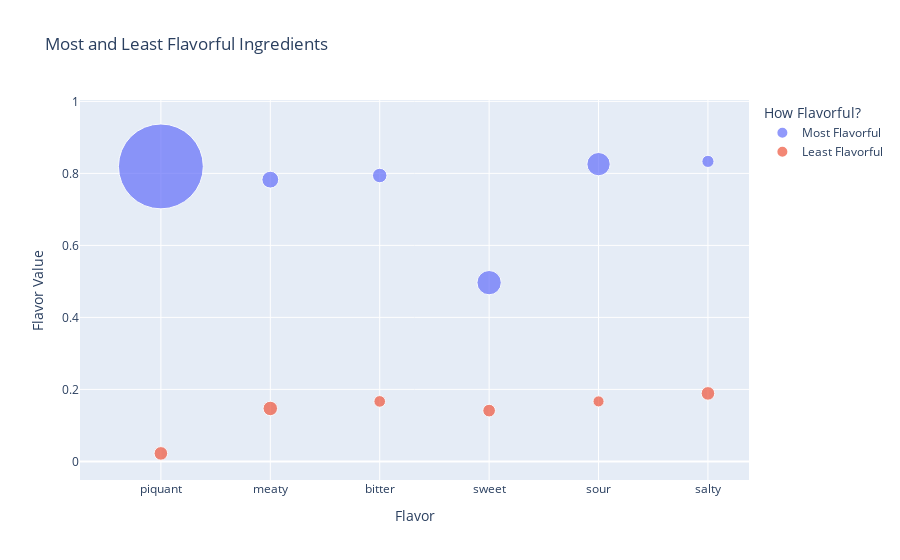

Write notebook code for a chart like this one.
### Markdown cell above
### Which ingredients have the most flavor?

We want to know which ingredients play the most/least ingredients role in determining a recipes flavor.

### Code cell
plot_dict = {'Flavor': [], 'Ingredient' : [], 'Flavor Value' : [], 'How Flavorful?' : [], 'Frequency' : []}
plot_df = pd.DataFrame(plot_dict)
for flavor in FLAVORS :
    plot_df.loc[len(plot_df.index)] = [flavor, ingredient_df.loc[:, flavor].idxmax(), ingredient_df.loc[:, flavor].max(), 'Most Flavorful', ingredient_df.loc[(ingredient_df.loc[:, flavor].idxmax()), 'Frequency']]
for flavor in FLAVORS :
    plot_df.loc[len(plot_df.index)] = [flavor, ingredient_df.loc[:, flavor].idxmin(), ingredient_df.loc[:, flavor].min(), 'Least Flavorful', ingredient_df.loc[(ingredient_df.loc[:, flavor].idxmin()), 'Frequency']]
    
fig11 = px.scatter(plot_df, x = 'Flavor', y = 'Flavor Value', color = 'How Flavorful?', hover_name="Ingredient", size = "Frequency", size_max=60, title = "Most and Least Flavorful Ingredients")
fig11.show()

### Figure 1 — Plotly figure (JSON) as saved in the notebook; plotly's stock layout.template omitted (floating-point values rounded to 4 significant figures)
{"data": [{"hovertemplate": "<b>%{hovertext}</b><br><br>How Flavorful?=Most Flavorful<br>Flavor=%{x}<br>Flavor Value=%{y}<br>Frequency=%{marker.size}<extra></extra>", "hovertext": ["worcestershire sauce", "rib eye steaks", "diced ham", "bbq sauce", "yellow peppers", "hot dog buns"], "legendgroup": "Most Flavorful", "marker": {"color": "#636efa", "size": [584, 23, 17, 48, 44, 12], "sizemode": "area", "sizeref": 0.1622, "symbol": "circle"}, "mode": "markers", "name": "Most Flavorful", "orientation": "v", "showlegend": true, "type": "scatter", "x": ["piquant", "meaty", "bitter", "sweet", "sour", "salty"], "xaxis": "x", "y": [0.8193, 0.7826, 0.7941, 0.4965, 0.8258, 0.8333], "yaxis": "y"}, {"hovertemplate": "<b>%{hovertext}</b><br><br>How Flavorful?=Least Flavorful<br>Flavor=%{x}<br>Flavor Value=%{y}<br>Frequency=%{marker.size}<extra></extra>", "hovertext": ["Japanese soy sauce", "beef steak", "reduced sodium beef broth", "liver pate", "pastry shell", "lardons"], "legendgroup": "Least Flavorful", "marker": {"color": "#EF553B", "size": [15, 17, 11, 13, 10, 15], "sizemode": "area", "sizeref": 0.1622, "symbol": "circle"}, "mode": "markers", "name": "Least Flavorful", "orientation": "v", "showlegend": true, "type": "scatter", "x": ["piquant", "meaty", "bitter", "sweet", "sour", "salty"], "xaxis": "x", "y": [0.02222, 0.1471, 0.1667, 0.141, 0.1667, 0.1889], "yaxis": "y"}], "layout": {"legend": {"itemsizing": "constant", "title": {"text": "How Flavorful?"}, "tracegroupgap": 0}, "title": {"text": "Most and Least Flavorful Ingredients"}, "xaxis": {"anchor": "y", "domain": [0, 1], "title": {"text": "Flavor"}}, "yaxis": {"anchor": "x", "domain": [0, 1], "title": {"text": "Flavor Value"}}}}
